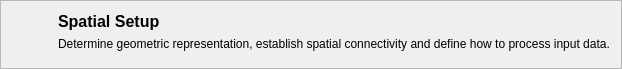
    <widget class="QFrame" name="title_frame">
     <property name="maximumSize">
      <size>
       <width>16777215</width>
       <height>65</height>
      </size>
     </property>
     <property name="frameShape">
      <enum>QFrame::StyledPanel</enum>
     </property>
     <property name="frameShadow">
      <enum>QFrame::Raised</enum>
     </property>
     <layout class="QGridLayout" name="gridLayout">
      <item row="0" column="0" rowspan="3">
       <widget class="QLabel" name="module_logo">
        <property name="minimumSize">
         <size>
          <width>40</width>
          <height>40</height>
         </size>
        </property>
        <property name="maximumSize">
         <size>
          <width>40</width>
          <height>40</height>
         </size>
        </property>
        <property name="text">
         <string/>
        </property>
        <property name="pixmap">
         <pixmap resource="../graphics/ubeats.qrc">:/images/images/md_spatial.png</pixmap>
        </property>
       </widget>
      </item>
      <item row="0" column="2">
       <widget class="QLabel" name="title">
        <property name="font">
         <font>
          <pointsize>12</pointsize>
          <weight>75</weight>
          <bold>true</bold>
         </font>
        </property>
        <property name="text">
         <string>Spatial Setup</string>
        </property>
       </widget>
      </item>
      <item row="1" column="2">
       <widget class="QLabel" name="subtitle">
        <property name="text">
         <string>Determine geometric representation, establish spatial connectivity and define how to process input data.</string>
        </property>
        <property name="wordWrap">
         <bool>false</bool>
        </property>
       </widget>
      </item>
     </layout>
    </widget>
